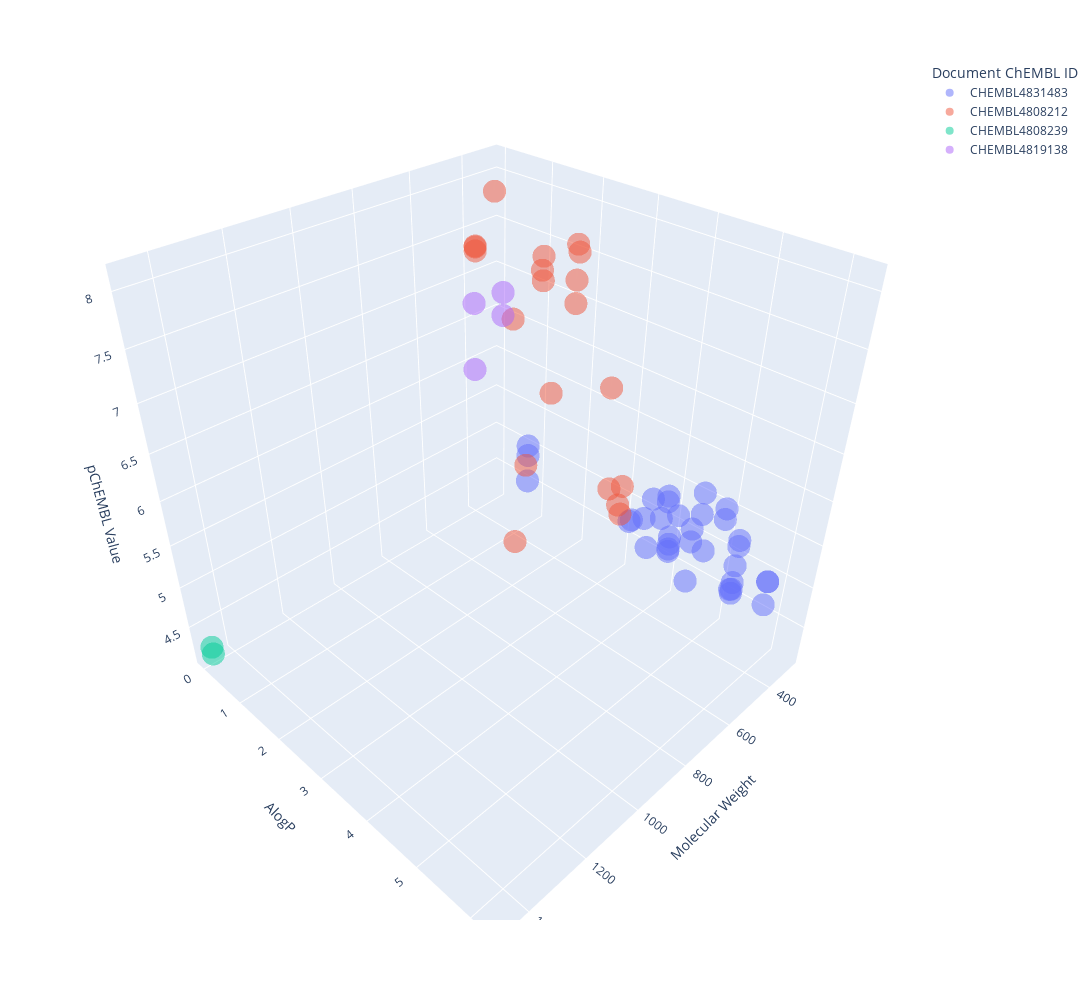

Write notebook code for a chart like this one.
### Markdown cell above
### Plotly.3D scatter

### Code cell
import plotly.express as px
fig = px.scatter_3d(df,
                    x='Molecular Weight',
                    z='pChEMBL Value',
                    y='AlogP',
                    color='Document ChEMBL ID',
                    # color='Murcko_generic_SMILES',
                    # size='pChEMBL Value',
                    hover_name='Molecule ChEMBL ID',
                    hover_data=['Molecule ChEMBL ID',df.index],
                    opacity=0.5)
fig.update_layout(
    # showlegend=False, # Legendのon/off
    width=1200,
    height=1000
    ) 
fig.show()

### Figure 1 — Plotly figure (JSON) as saved in the notebook; plotly's stock layout.template omitted (floating-point values rounded to 4 significant figures)
{"data": [{"customdata": [["CHEMBL4864930", 0], ["CHEMBL4846173", 1], ["CHEMBL4854368", 2], ["CHEMBL4857861", 3], ["CHEMBL4860368", 4], ["CHEMBL4874978", 13], ["CHEMBL4877143", 14], ["CHEMBL4870400", 16], ["CHEMBL4874748", 18], ["CHEMBL4878063", 19], ["CHEMBL4851261", 22], ["CHEMBL4845924", 25], ["CHEMBL4850314", 26], ["CHEMBL4870398", 27], ["CHEMBL4857861", 29], ["CHEMBL4854844", 31], ["CHEMBL4869436", 32], ["CHEMBL4855167", 34], ["CHEMBL4854494", 35], ["CHEMBL4065616", 38], ["CHEMBL4852069", 43], ["CHEMBL4848534", 44], ["CHEMBL4065616", 45], ["CHEMBL4065616", 47], ["CHEMBL4863334", 48], ["CHEMBL4857654", 49], ["CHEMBL4865625", 50], ["CHEMBL4878063", 51], ["CHEMBL4852238", 52], ["CHEMBL4863973", 53], ["CHEMBL4870398", 54], ["CHEMBL4845924", 55], ["CHEMBL4869436", 56], ["CHEMBL4875555", 57]], "hovertemplate": "<b>%{hovertext}</b><br><br>Document ChEMBL ID=CHEMBL4831483<br>Molecular Weight=%{x}<br>AlogP=%{y}<br>pChEMBL Value=%{z}<br>Molecule ChEMBL ID=%{customdata[0]}<br>index=%{customdata[1]}<extra></extra>", "hovertext": ["CHEMBL4864930", "CHEMBL4846173", "CHEMBL4854368", "CHEMBL4857861", "CHEMBL4860368", "CHEMBL4874978", "CHEMBL4877143", "CHEMBL4870400", "CHEMBL4874748", "CHEMBL4878063", "CHEMBL4851261", "CHEMBL4845924", "CHEMBL4850314", "CHEMBL4870398", "CHEMBL4857861", "CHEMBL4854844", "CHEMBL4869436", "CHEMBL4855167", "CHEMBL4854494", "CHEMBL4065616", "CHEMBL4852069", "CHEMBL4848534", "CHEMBL4065616", "CHEMBL4065616", "CHEMBL4863334", "CHEMBL4857654", "CHEMBL4865625", "CHEMBL4878063", "CHEMBL4852238", "CHEMBL4863973", "CHEMBL4870398", "CHEMBL4845924", "CHEMBL4869436", "CHEMBL4875555"], "legendgroup": "CHEMBL4831483", "marker": {"color": "#636efa", "opacity": 0.5, "symbol": "circle"}, "mode": "markers", "name": "CHEMBL4831483", "scene": "scene", "showlegend": true, "type": "scatter3d", "x": [400.6, 444.2, 389.3, 449.4, 379.3, 444.2, 310.4, 444.2, 465.4, 310.4, 340.4, 402.5, 397.5, 386.5, 449.4, 296.4, 465.4, 383.5, 405.3, 602.6, 340.4, 310.4, 602.6, 602.6, 444.2, 405.3, 389.3, 310.4, 405.3, 364.4, 386.5, 402.5, 465.4, 405.3], "y": [5.5, 5.65, 4.68, 5.01, 4.89, 5.65, 4.14, 5.65, 6.25, 3.92, 3.6, 5.25, 3.53, 5.49, 5.01, 3.58, 6.25, 3.52, 4.35, 2.31, 3.93, 3.59, 2.31, 2.31, 5.65, 4.35, 4.68, 3.92, 4.35, 4.6, 5.49, 5.25, 6.25, 4.35], "z": [4.91, 5.06, 4.68, 5.72, 5.12, 5.01, 5.17, 5.14, 5.15, 5.34, 5.01, 5.66, 5.05, 5.4, 5.96, 5.17, 5.42, 5.04, 4.97, 5.51, 5.12, 4.57, 5.81, 5.92, 5.34, 5.06, 5.33, 5.27, 5, 5.1, 5.47, 5.78, 5.42, 5.15]}, {"customdata": [["CHEMBL4850298", 5], ["CHEMBL92708", 6], ["CHEMBL3559293", 7], ["CHEMBL213543", 8], ["CHEMBL4852855", 9], ["CHEMBL4796938", 10], ["CHEMBL4868590", 11], ["CHEMBL92708", 12], ["CHEMBL4857345", 15], ["CHEMBL2316746", 20], ["CHEMBL4764751", 23], ["CHEMBL3559293", 24], ["CHEMBL4796938", 28], ["CHEMBL3559293", 36], ["CHEMBL4764751", 39], ["CHEMBL4777223", 40], ["CHEMBL4518490", 41], ["CHEMBL231813", 42], ["CHEMBL64925", 46], ["CHEMBL4796938", 58]], "hovertemplate": "<b>%{hovertext}</b><br><br>Document ChEMBL ID=CHEMBL4808212<br>Molecular Weight=%{x}<br>AlogP=%{y}<br>pChEMBL Value=%{z}<br>Molecule ChEMBL ID=%{customdata[0]}<br>index=%{customdata[1]}<extra></extra>", "hovertext": ["CHEMBL4850298", "CHEMBL92708", "CHEMBL3559293", "CHEMBL213543", "CHEMBL4852855", "CHEMBL4796938", "CHEMBL4868590", "CHEMBL92708", "CHEMBL4857345", "CHEMBL2316746", "CHEMBL4764751", "CHEMBL3559293", "CHEMBL4796938", "CHEMBL3559293", "CHEMBL4764751", "CHEMBL4777223", "CHEMBL4518490", "CHEMBL231813", "CHEMBL64925", "CHEMBL4796938"], "legendgroup": "CHEMBL4808212", "marker": {"color": "#EF553B", "opacity": 0.5, "symbol": "circle"}, "mode": "markers", "name": "CHEMBL4808212", "scene": "scene", "showlegend": true, "type": "scatter3d", "x": [403.5, 362.5, 485.6, 572.7, 600.8, 452.6, 504.7, 362.5, 601.8, 635.8, 464.5, 485.6, 452.6, 485.6, 464.5, 472.5, 461.6, 679.9, 475.6, 452.6], "y": [1.54, 3.2, 0.54, 2.6, 3.15, 2.45, 1.78, 3.2, 1.96, 3.97, 1.86, 0.54, 2.45, 0.54, 1.86, 0.89, 3.34, 2.45, 3.59, 2.45], "z": [7.38, 5.32, 7.52, 6.54, 8.05, 7.51, 5.38, 4.97, 7.19, 7.03, 7.64, 7.47, 7.85, 7.51, 7.4, 8.1, 5.5, 4.94, 5.41, 7.28]}, {"customdata": [["CHEMBL4875501", 17], ["CHEMBL4875501", 59]], "hovertemplate": "<b>%{hovertext}</b><br><br>Document ChEMBL ID=CHEMBL4808239<br>Molecular Weight=%{x}<br>AlogP=%{y}<br>pChEMBL Value=%{z}<br>Molecule ChEMBL ID=%{customdata[0]}<br>index=%{customdata[1]}<extra></extra>", "hovertext": ["CHEMBL4875501", "CHEMBL4875501"], "legendgroup": "CHEMBL4808239", "marker": {"color": "#00cc96", "opacity": 0.5, "symbol": "circle"}, "mode": "markers", "name": "CHEMBL4808239", "scene": "scene", "showlegend": true, "type": "scatter3d", "x": [1469.0, 1469.0], "y": [0, 0], "z": [4.24, 4.15]}, {"customdata": [["CHEMBL4869416", 21], ["CHEMBL4877358", 30], ["CHEMBL4869416", 33], ["CHEMBL4877358", 37]], "hovertemplate": "<b>%{hovertext}</b><br><br>Document ChEMBL ID=CHEMBL4819138<br>Molecular Weight=%{x}<br>AlogP=%{y}<br>pChEMBL Value=%{z}<br>Molecule ChEMBL ID=%{customdata[0]}<br>index=%{customdata[1]}<extra></extra>", "hovertext": ["CHEMBL4869416", "CHEMBL4877358", "CHEMBL4869416", "CHEMBL4877358"], "legendgroup": "CHEMBL4819138", "marker": {"color": "#ab63fa", "opacity": 0.5, "symbol": "circle"}, "mode": "markers", "name": "CHEMBL4819138", "scene": "scene", "showlegend": true, "type": "scatter3d", "x": [555.5, 504.5, 555.5, 504.5], "y": [0.89, 1.24, 0.89, 1.24], "z": [6.35, 6.96, 7.07, 7.2]}], "layout": {"height": 1000, "legend": {"title": {"text": "Document ChEMBL ID"}, "tracegroupgap": 0}, "margin": {"t": 60}, "scene": {"domain": {"x": [0, 1], "y": [0, 1]}, "xaxis": {"title": {"text": "Molecular Weight"}}, "yaxis": {"title": {"text": "AlogP"}}, "zaxis": {"title": {"text": "pChEMBL Value"}}}, "width": 1200}}
